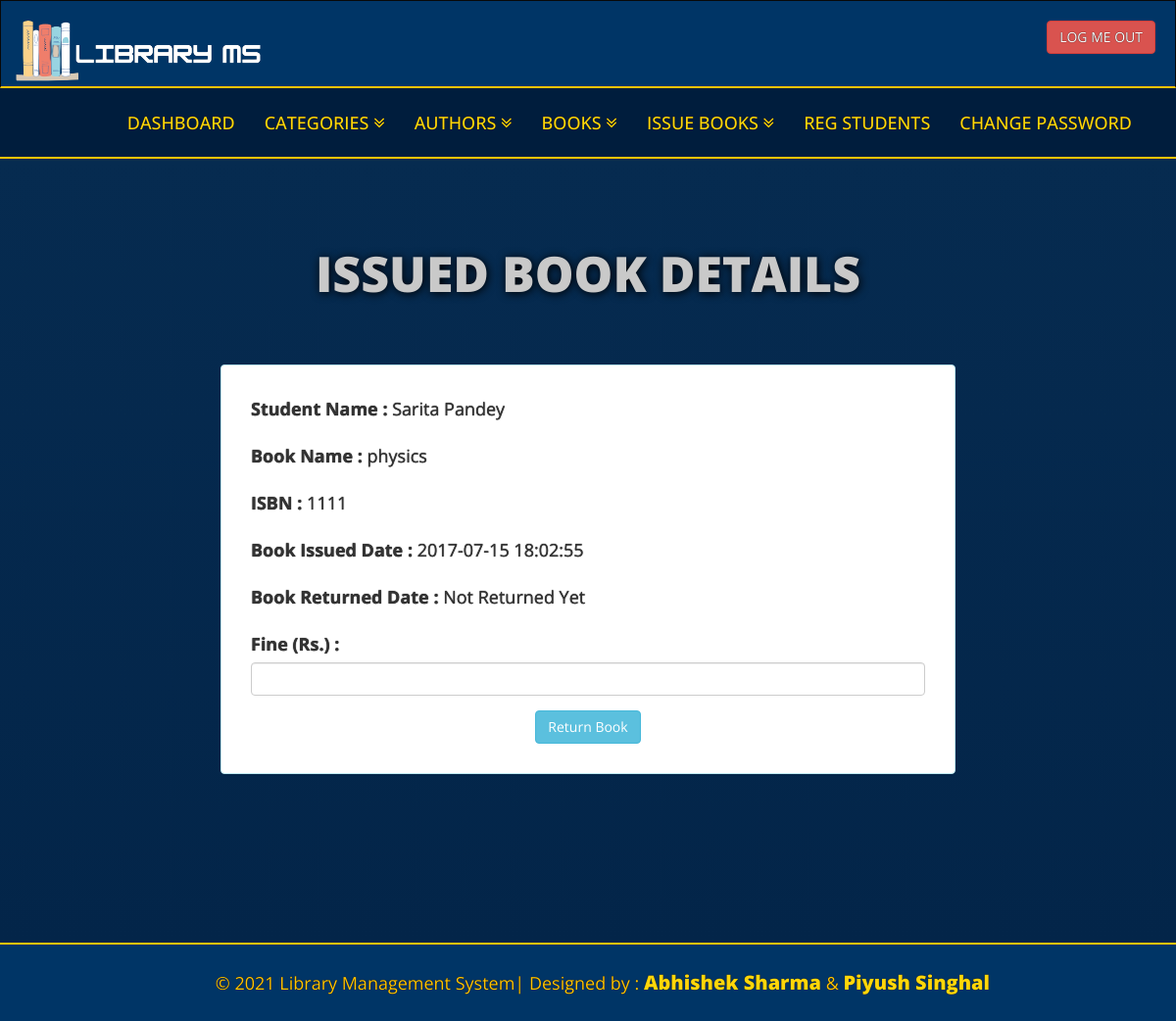
Before: /library/admin/update-issue-bookdeails.php?rid=6 (signed in) with the older database file.
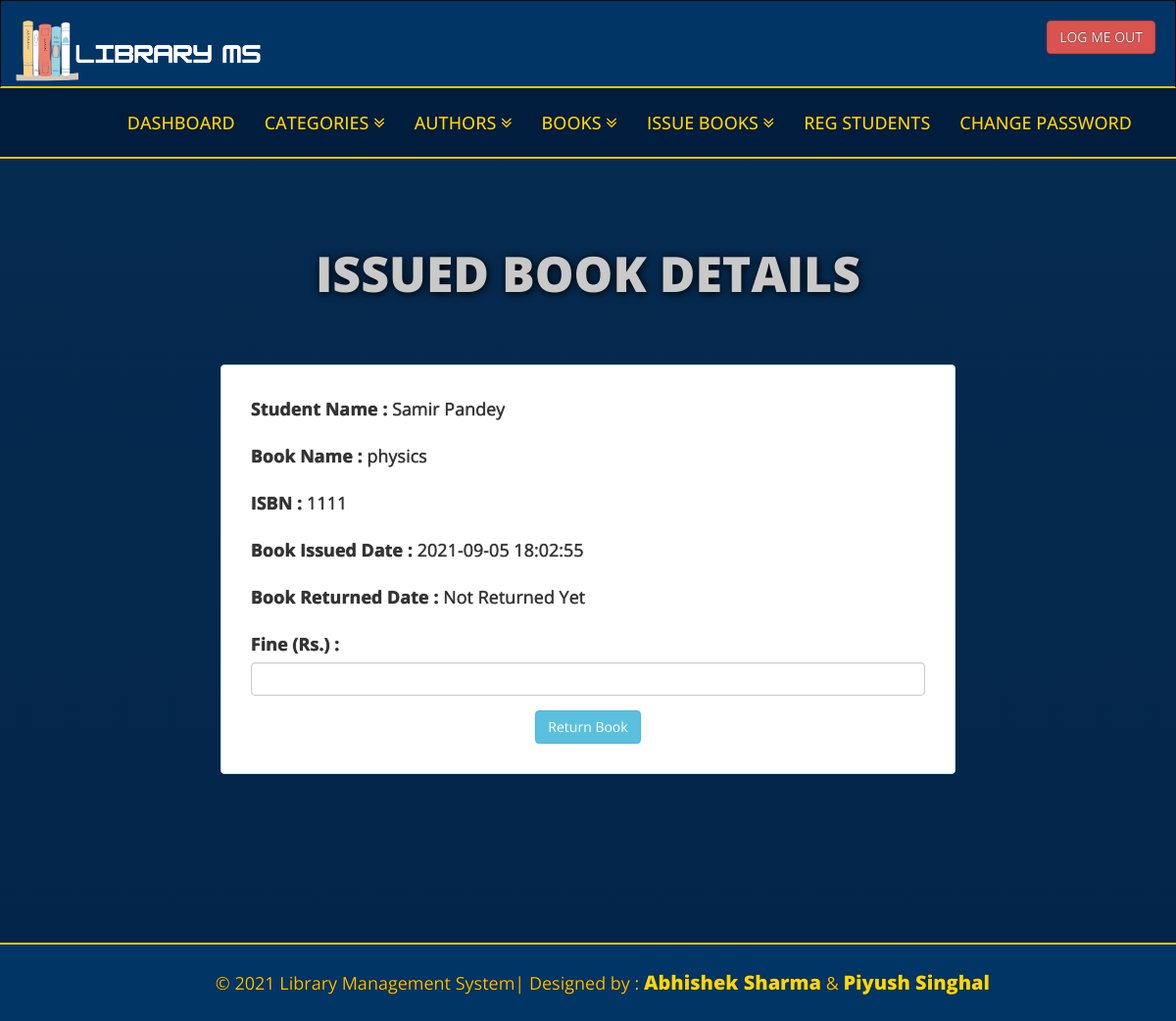
After: the same page with the newer database file.
### tables this page shows
CREATE TABLE `tblissuedbookdetails` (
  `id` int(11) NOT NULL,
  `BookId` int(11) DEFAULT NULL,
  `StudentID` varchar(150) DEFAULT NULL,
  `IssuesDate` timestamp NULL DEFAULT CURRENT_TIMESTAMP,
  `ReturnDate` timestamp NULL DEFAULT NULL ON UPDATE CURRENT_TIMESTAMP,
  `RetrunStatus` int(1) DEFAULT NULL,
  `fine` int(11) DEFAULT NULL
);

CREATE TABLE `tblstudents` (
  `id` int(11) NOT NULL,
  `StudentId` varchar(100) DEFAULT NULL,
  `FullName` varchar(120) DEFAULT NULL,
  `EmailId` varchar(120) DEFAULT NULL,
  `MobileNumber` char(11) DEFAULT NULL,
  `Password` varchar(120) DEFAULT NULL,
  `Status` int(1) DEFAULT NULL,
  `RegDate` timestamp NULL DEFAULT CURRENT_TIMESTAMP,
  `UpdationDate` timestamp NULL DEFAULT NULL ON UPDATE CURRENT_TIMESTAMP
);

CREATE TABLE `tblbooks` (
  `id` int(11) NOT NULL,
  `BookName` varchar(255) DEFAULT NULL,
  `CatId` int(11) DEFAULT NULL,
  `AuthorId` int(11) DEFAULT NULL,
  `ISBNNumber` int(11) DEFAULT NULL,
  `BookPrice` int(11) DEFAULT NULL,
  `RegDate` timestamp NULL DEFAULT CURRENT_TIMESTAMP,
  `UpdationDate` timestamp NULL DEFAULT NULL ON UPDATE CURRENT_TIMESTAMP
);

### library/admin/update-issue-bookdeails.php (the view, shortened to what this page needs)
<?php
include('includes/config.php');
if (strlen($_SESSION['alogin']) == 0) {
    header('location:index.php');
} else {
?>
<!DOCTYPE html>
<html xmlns="http://www.w3.org/1999/xhtml">
<head>
    <link href="../assets/css/bootstrap.css" rel="stylesheet" />
    <link href="../assets/css/font-awesome.css" rel="stylesheet" />
    <link href="../assets/css/style.css" rel="stylesheet" />
</head>
<body>
    <?php include('includes/header.php'); ?>
    <div class=" content-wrapper">
        <div class="container">
            <div class="row pad-botm">
                <div class="col-md-12">
                    <h4 class="header-line">Issued Book Details</h4>
                </div>
            </div>
            <div class="row">
                <div class="col-md-8 col-sm-6 col-xs-12 col-md-offset-2">
                    <div style=" width: 100%;text-align: center;" class=" panel panel-info">
                        <div style="padding:30px; text-align:left; " class="panel-body">
                            <form role="form" method="post">
                                <?php
                                    $rid = intval($_GET['rid']);
                                    $sql = "SELECT tblstudents.FullName,tblbooks.BookName,tblbooks.ISBNNumber,tblissuedbookdetails.IssuesDate,tblissuedbookdetails.ReturnDate,tblissuedbookdetails.id as rid,tblissuedbookdetails.fine,tblissuedbookdetails.RetrunStatus from  tblissuedbookdetails join tblstudents on tblstudents.StudentId=tblissuedbookdetails.StudentId join tblbooks on tblbooks.id=tblissuedbookdetails.BookId where tblissuedbookdetails.id=:rid";
                                    $query = $dbh->prepare($sql);
                                    $query->bindParam(':rid', $rid, PDO::PARAM_STR);
                                    $query->execute();
                                    $results = $query->fetchAll(PDO::FETCH_OBJ);
                                    if ($query->rowCount() > 0) {
                                        foreach ($results as $result) {               ?>
                                <div class="form-group">
                                    <label>Student Name :</label>
                                    <?php echo htmlentities($result->FullName); ?>
                                </div>
                                <div class="form-group">
                                    <label>Book Name :</label>
                                    <?php echo htmlentities($result->BookName); ?>
                                </div>
                                <div class="form-group">
                                    <label>ISBN :</label>
                                    <?php echo htmlentities($result->ISBNNumber); ?>
                                </div>
                                <div class="form-group">
                                    <label>Book Issued Date :</label>
                                    <?php echo htmlentities($result->IssuesDate); ?>
                                </div>
                                <div class="form-group">
                                    <label>Book Returned Date :</label>
                                    <?php if ($result->ReturnDate == "") {
                                                    echo htmlentities("Not Returned Yet");
                                                } else {
                                                    echo htmlentities($result->ReturnDate);
                                                }
                                                ?>
                                </div>
                                <div class="form-group">
                                    <label>Fine (Rs.) :</label>
                                    <?php
                                                if ($result->fine == "") { ?>
                                    <input class="form-control" type="text" name="fine" id="fine" required />
                                    <?php } else {
                                                    echo htmlentities($result->fine);
                                                }
                                                ?>
                                </div>
                                <?php if ($result->RetrunStatus == 0) { ?>
                                <div style="text-align:center;">
                                    <button type="submit" name="return" id="submit" class="btn btn-info">Return Book
                                    </button>
                                </div>
                        </div>
                        <?php }
                                        }
                                    } ?>
                    </div>
                </div>
            </div>
        </div>
    </div>
    <?php include('includes/footer.php'); ?>
</body>
</html>
<?php } ?>

Changed rows visible on the page:
changed tblissuedbookdetails "physics": tblstudents.FullName "Sarita Pandey" → "Samir Pandey"; IssuesDate "2017-07-15 18:02:55" → "2021-09-05 18:02:55"
